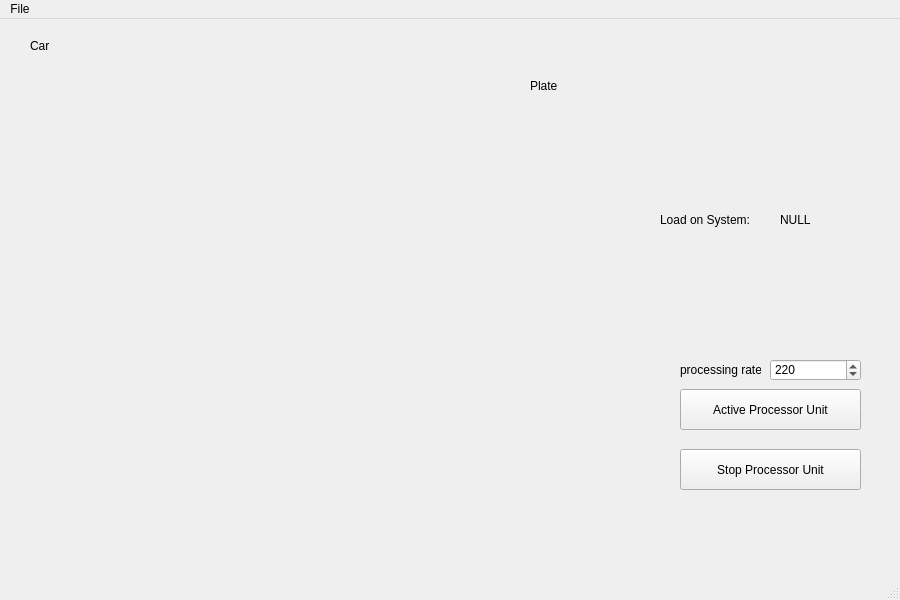
<?xml version="1.0" encoding="UTF-8"?>
<ui version="4.0">
 <class>MainWindow</class>
 <widget class="QMainWindow" name="MainWindow">
  <property name="geometry">
   <rect>
    <x>0</x>
    <y>0</y>
    <width>900</width>
    <height>600</height>
   </rect>
  </property>
  <property name="sizePolicy">
   <sizepolicy hsizetype="Fixed" vsizetype="Fixed">
    <horstretch>0</horstretch>
    <verstretch>0</verstretch>
   </sizepolicy>
  </property>
  <property name="maximumSize">
   <size>
    <width>900</width>
    <height>600</height>
   </size>
  </property>
  <property name="sizeIncrement">
   <size>
    <width>900</width>
    <height>600</height>
   </size>
  </property>
  <property name="windowTitle">
   <string>MainWindow</string>
  </property>
  <widget class="QWidget" name="centralwidget">
   <property name="enabled">
    <bool>true</bool>
   </property>
   <property name="sizePolicy">
    <sizepolicy hsizetype="Fixed" vsizetype="Fixed">
     <horstretch>100</horstretch>
     <verstretch>100</verstretch>
    </sizepolicy>
   </property>
   <property name="minimumSize">
    <size>
     <width>900</width>
     <height>550</height>
    </size>
   </property>
   <property name="maximumSize">
    <size>
     <width>900</width>
     <height>550</height>
    </size>
   </property>
   <property name="sizeIncrement">
    <size>
     <width>900</width>
     <height>550</height>
    </size>
   </property>
   <property name="baseSize">
    <size>
     <width>900</width>
     <height>550</height>
    </size>
   </property>
   <widget class="QLabel" name="Video_label">
    <property name="geometry">
     <rect>
      <x>30</x>
      <y>30</y>
      <width>640</width>
      <height>480</height>
     </rect>
    </property>
    <property name="autoFillBackground">
     <bool>true</bool>
    </property>
    <property name="text">
     <string/>
    </property>
   </widget>
   <widget class="QLabel" name="PlateLabel">
    <property name="geometry">
     <rect>
      <x>520</x>
      <y>50</y>
      <width>350</width>
      <height>120</height>
     </rect>
    </property>
    <property name="autoFillBackground">
     <bool>true</bool>
    </property>
    <property name="text">
     <string/>
    </property>
   </widget>
   <widget class="QLabel" name="label">
    <property name="geometry">
     <rect>
      <x>530</x>
      <y>60</y>
      <width>47</width>
      <height>13</height>
     </rect>
    </property>
    <property name="text">
     <string>Plate</string>
    </property>
   </widget>
   <widget class="QLabel" name="label_2">
    <property name="geometry">
     <rect>
      <x>30</x>
      <y>20</y>
      <width>47</width>
      <height>13</height>
     </rect>
    </property>
    <property name="text">
     <string>Car</string>
    </property>
   </widget>
   <widget class="QLabel" name="label_3">
    <property name="geometry">
     <rect>
      <x>680</x>
      <y>340</y>
      <width>81</width>
      <height>21</height>
     </rect>
    </property>
    <property name="text">
     <string>processing rate</string>
    </property>
   </widget>
   <widget class="QDoubleSpinBox" name="doubleSpinBox">
    <property name="geometry">
     <rect>
      <x>770</x>
      <y>340</y>
      <width>91</width>
      <height>22</height>
     </rect>
    </property>
    <property name="decimals">
     <number>0</number>
    </property>
    <property name="minimum">
     <double>1.000000000000000</double>
    </property>
    <property name="maximum">
     <double>255.000000000000000</double>
    </property>
    <property name="value">
     <double>220.000000000000000</double>
    </property>
   </widget>
   <widget class="QLabel" name="label_4">
    <property name="geometry">
     <rect>
      <x>780</x>
      <y>180</y>
      <width>101</width>
      <height>41</height>
     </rect>
    </property>
    <property name="text">
     <string>NULL</string>
    </property>
   </widget>
   <widget class="QLabel" name="label_5">
    <property name="geometry">
     <rect>
      <x>660</x>
      <y>180</y>
      <width>101</width>
      <height>41</height>
     </rect>
    </property>
    <property name="text">
     <string>Load on System:</string>
    </property>
   </widget>
   <widget class="QPushButton" name="pushButton">
    <property name="geometry">
     <rect>
      <x>680</x>
      <y>370</y>
      <width>181</width>
      <height>41</height>
     </rect>
    </property>
    <property name="text">
     <string>Active Processor Unit</string>
    </property>
   </widget>
   <widget class="QPushButton" name="pushButton_2">
    <property name="geometry">
     <rect>
      <x>680</x>
      <y>430</y>
      <width>181</width>
      <height>41</height>
     </rect>
    </property>
    <property name="text">
     <string>Stop Processor Unit</string>
    </property>
   </widget>
  </widget>
  <widget class="QMenuBar" name="menubar">
   <property name="geometry">
    <rect>
     <x>0</x>
     <y>0</y>
     <width>900</width>
     <height>21</height>
    </rect>
   </property>
   <widget class="QMenu" name="menuFile">
    <property name="title">
     <string>File</string>
    </property>
    <addaction name="actionClose"/>
   </widget>
   <addaction name="menuFile"/>
  </widget>
  <widget class="QStatusBar" name="statusbar"/>
  <action name="actionClose">
   <property name="text">
    <string>Close</string>
   </property>
  </action>
 </widget>
 <resources/>
 <connections/>
</ui>
